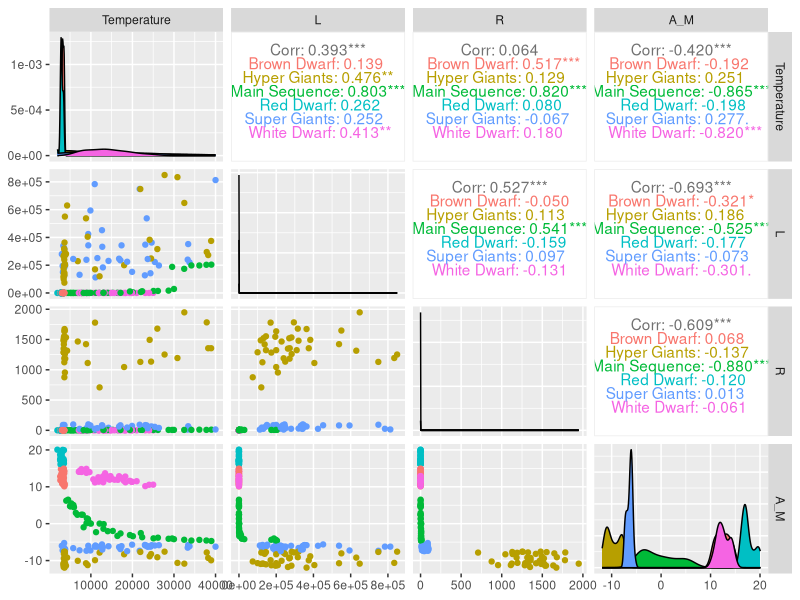
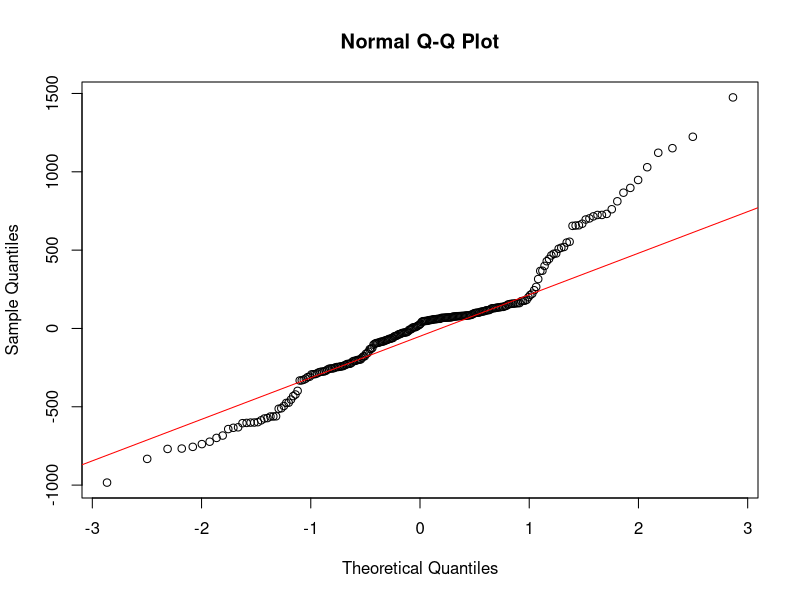
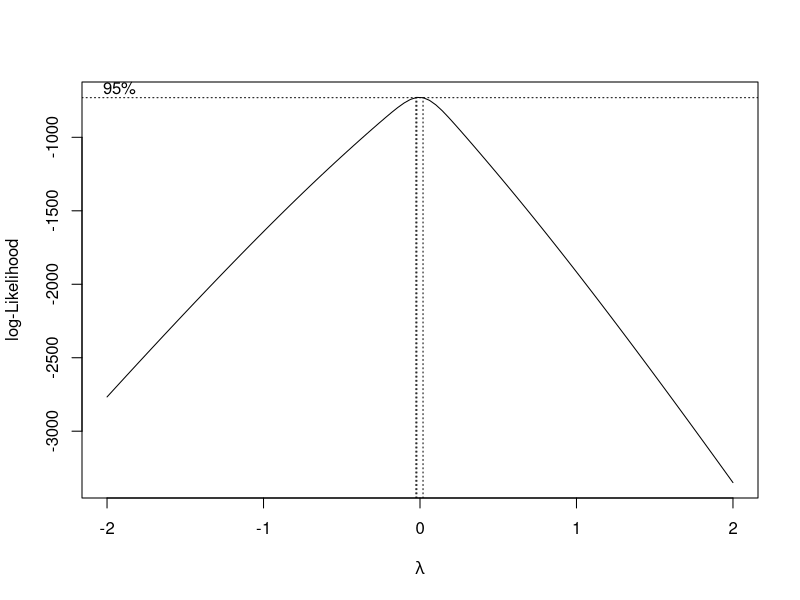
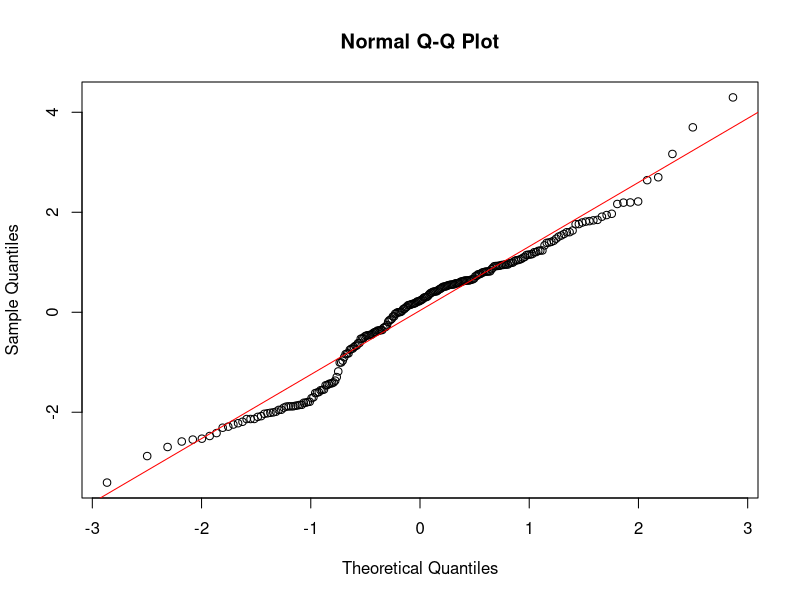
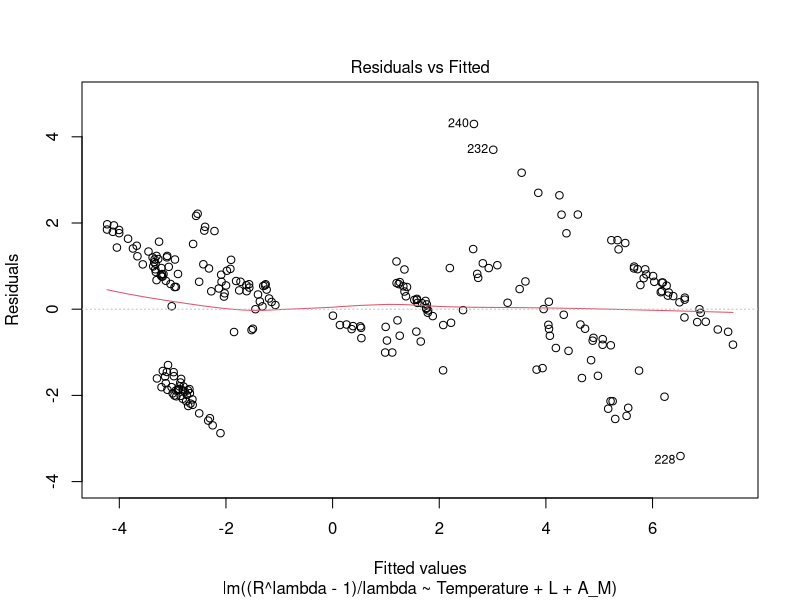
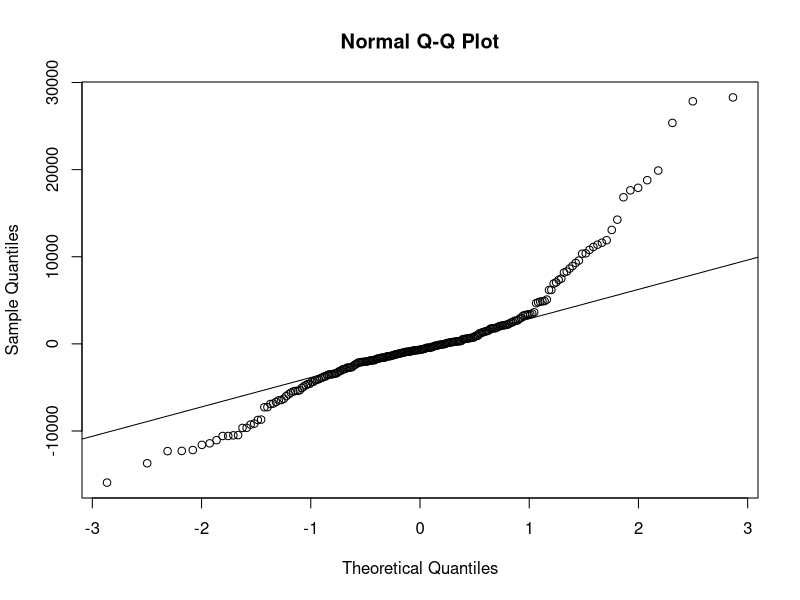
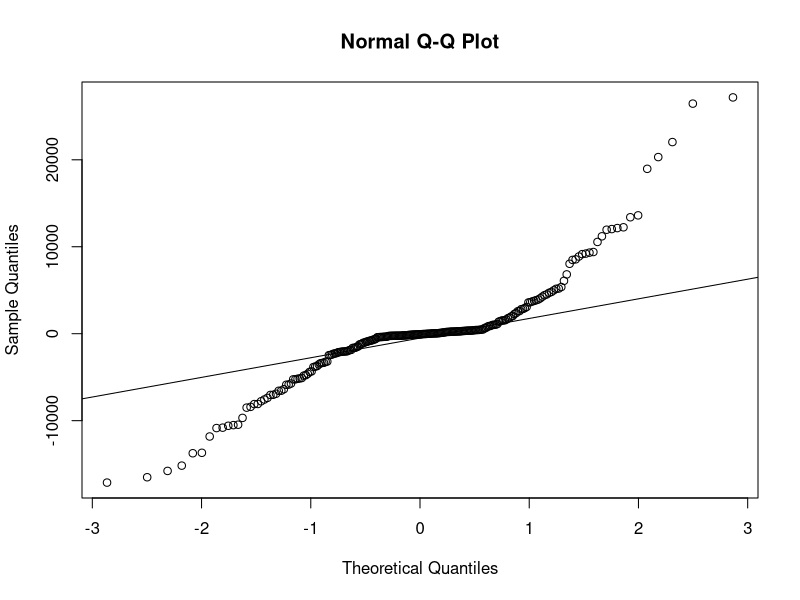
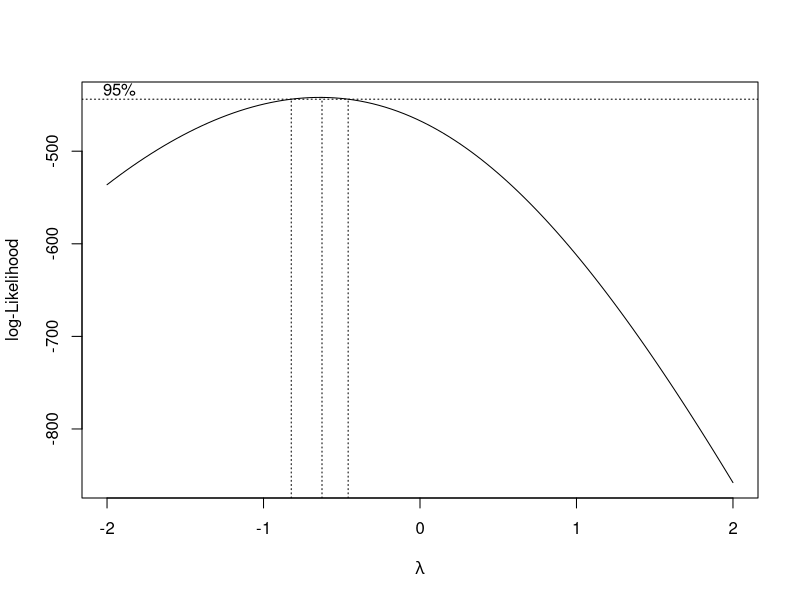

The R source for these figures, in order:
library(MASS)
library(GGally)
library(RColorBrewer)
library(car)

stars <- read.csv("new_stars.csv")
attach(stars)

ggpairs(stars,col=c(1:4),aes(col=Type))

mod <- lm(R ~ Temperature+L+A_M)
summary(mod)

qqnorm(mod$residuals)
qqline(mod$residuals,col='red')

shapiro.test(mod$residuals)

b = boxcox(mod)
lambda = b$x[which.max(b$y)]

mod1 <- lm((R^lambda-1)/lambda ~ Temperature+L+A_M)
summary(mod1)
qqnorm(mod1$residuals)
qqline(mod1$residuals,col='red')
shapiro.test(mod1$residuals)

plot(mod1,which=1)


mod2 <- lm(Temperature ~ L+R+A_M+L*Type)
summary(mod2)
qqnorm(mod2$residuals)
qqline(mod2$residuals)
shapiro.test(mod2$residuals)

mod3 <- lm(Temperature ~ L+R+A_M*Type)
summary(mod3)
qqnorm(mod3$residuals)
qqline(mod3$residuals)
shapiro.test(mod3$residuals)

b = boxcox(mod3)
lambda = b$x[which.max(b$y)]
mod4 <- lm((Temperature^lambda-1)/lambda ~ L+R+A_M)
summary(mod4)
shapiro.test(mod4$residuals)
